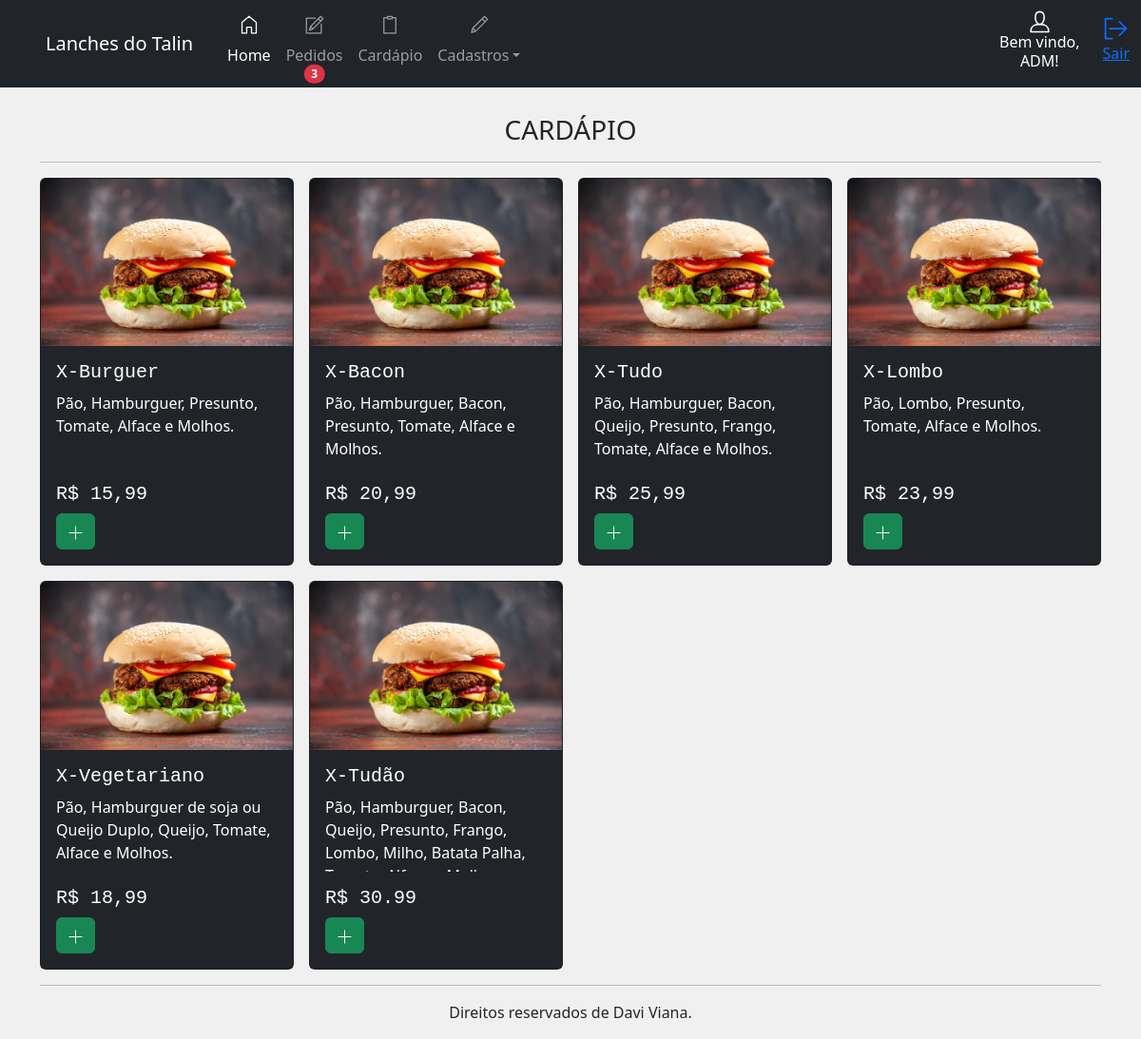
The app's page /painel/cardapio (signed in), older data.
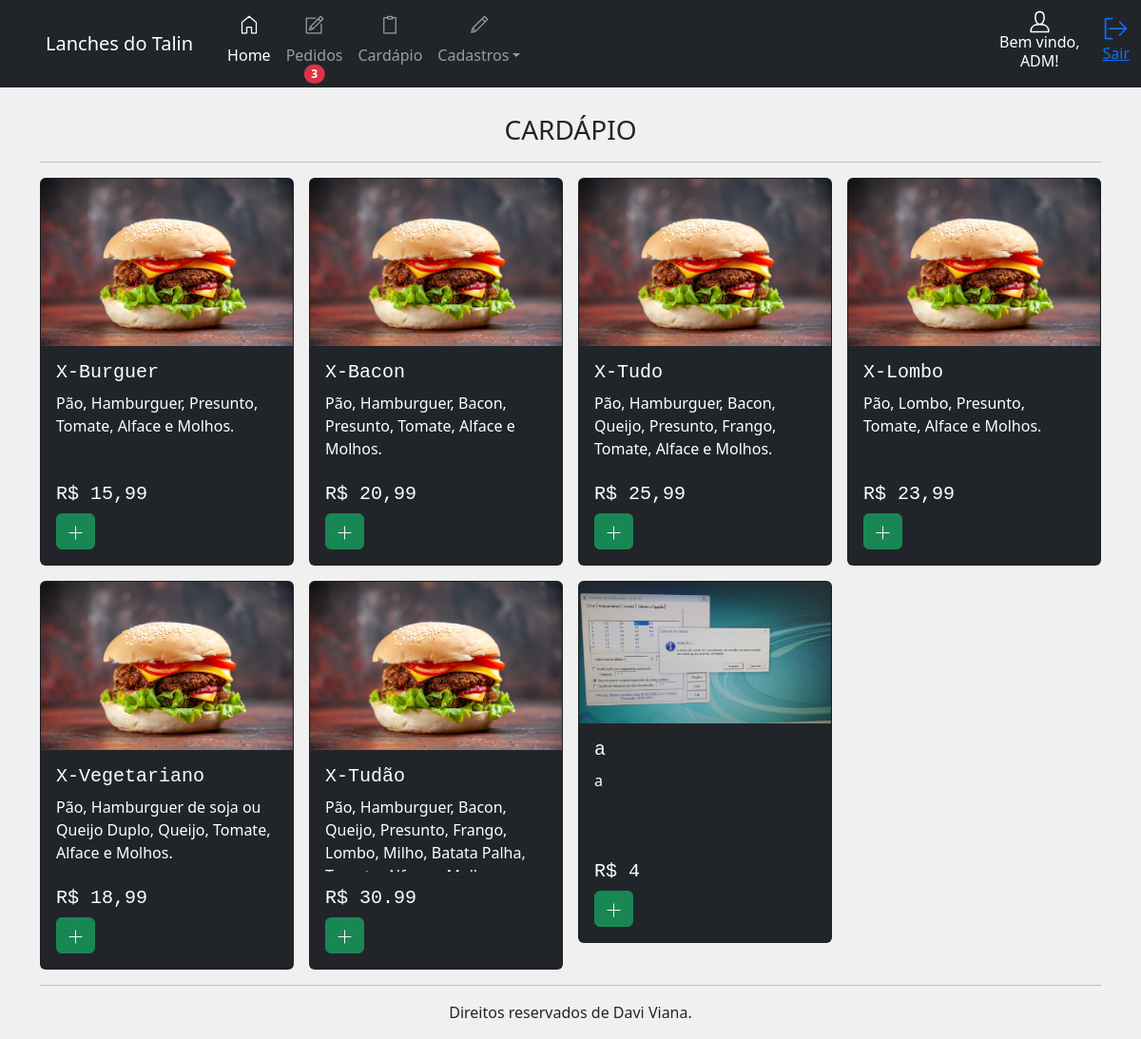
The same page, newer data.
### app/__init__.py (models this page shows, shortened)
class cadempresa(UserMixin, db.Model):
    id = db.Column(db.Integer, primary_key=True, autoincrement=True)
    company_name = db.Column(db.String(100))
    corporate_name = db.Column(db.String(100))
    address = db.Column(db.String(100))
    district = db.Column(db.String(200))
    city = db.Column(db.String(200))
    cep = db.Column(db.String(50))
    email = db.Column(db.String(50))
    tel = db.Column(db.String(50))
    cnpj = db.Column(db.String(50))
    dt_create = db.Column(db.DATETIME)

class users(UserMixin, db.Model):
    id = db.Column(db.Integer, primary_key=True, autoincrement=True)
    user = db.Column(db.String(10))
    name = db.Column(db.String(50))
    email = db.Column(db.String(100))
    password = db.Column(db.String(200))
    dt_create = db.Column(db.DATETIME)
    situation = db.Column(db.String(50))

class produtos(UserMixin, db.Model):
    id = db.Column(db.Integer, primary_key=True, autoincrement=True)
    title = db.Column(db.String(50))
    amount = db.Column(db.String(50))
    description = db.Column(db.String(200))
    picture = db.Column(db.String(200))
    situation = db.Column(db.String(50))

### app/panel.py (the view)
@bp.route('/cardapio', methods=['POST', 'GET'])
@login_required
def cardapio():
    if request.method == 'POST':
        pass
    allProdutos = produtos.query.filter_by(situation='ATIVO').all()
    menu_panel = load_menu()
    return render_template('panel/cardapio.html', menu_panel=menu_panel, allProdutos=allProdutos)

### app/__init__.py (called while the page is built)
@login_manager.user_loader
def get(user):
    return users.query.get(user)

def load_menu():
    empresa = cadempresa.query.filter_by(id=1).first()
    if empresa is None:
        company_name = 'NOME EMPRESA'
    else:
        company_name = empresa.company_name
    username = current_user.name
    badgeOrder = pedidos.query.filter_by(situation='PENDENTE').all()
    return username, company_name, len(badgeOrder)

### app/templates/panel/cardapio.html
{% extends 'panel/home.html' %}
{% block panel %}
<br>
<h3 style="text-align: center;">CARDÁPIO</h3>
<hr>
<div class="row row-cols-1 row-cols-md-4 g-3">
    {% for produto in allProdutos %}
    <div class="col">
        <div class="card text-bg-dark">
            <img src="../static/img/{{ produto.picture }}" class="card-img-top" alt="...">
            <div class="card-body">
                <h5 class="card-title font-monospace">{{ produto.title }}</h5>
                <p class="card-text overflow-auto over" style="height: 80px;">{{ produto.description }}</p>
                <h5 class="font-monospace">R$ {{ produto.amount }}</h5>
                <a href="" class="btn btn-success"><svg id="i-plus" xmlns="http://www.w3.org/2000/svg"
                        viewBox="0 0 32 32" width="15" height="15" fill="none" stroke="currentcolor"
                        stroke-linecap="round" stroke-linejoin="round" stroke-width="2">
                        <path d="M16 2 L16 30 M2 16 L30 16" />
                    </svg></a>
            </div>
        </div>
    </div>
    {% endfor %}
</div>
{% endblock %}

### app/templates/panel/home.html (shortened to what this page needs)
{% extends 'layout.html' %}
{% block content %}
<header>
    <nav class="navbar navbar-expand-lg navbar-dark bg-dark fixed-top">
        <a class="navbar-brand ps-5 text-center">{{ menu_panel[1] }}</a>
        <div class="container">
            <div class="collapse navbar-collapse" id="navbarSupportedContent">
                <ul class="navbar-nav me-auto">
                    <li class="nav-item">
                        <a class="nav-link active " aria-current="page" href="{{url_for('panel.home')}}"><svg
                                id="i-home" xmlns="http://www.w3.org/2000/svg" viewBox="0 0 32 32" width="40"
                                height="20" fill="none" stroke="currentcolor" stroke-linecap="round"
                                stroke-linejoin="round" stroke-width="2"
                                class="position-relative top-0 start-50 translate-middle">
                                <path d="M12 20 L12 30 4 30 4 12 16 2 28 12 28 30 20 30 20 20 Z" />
                            </svg> <br>Home</a>
                    </li>
                    <li class="nav-item">
                        <a class="nav-link position-relative" href="{{url_for('panel.pedidos_')}}">  <br>Pedidos
                            {% if menu_panel[2] > 0 %}
                            <span
                                class="position-absolute top-100 start-50 translate-middle badge rounded-pill bg-danger">
                                {{ menu_panel[2] }}
                            </span>
                            {% endif %}
                        </a>
                    </li>
                    <li class="nav-item">
                        <a class="nav-link" href="{{url_for('panel.cardapio')}}">  <br>Cardápio</a>
                    </li>
                    <li class="nav-item dropdown">
                        <a class="nav-link dropdown-toggle" href="#" id="navbarDropdown" role="button"
                            data-bs-toggle="dropdown" aria-expanded="false">  <br>Cadastros</a>
                    </li>
                </ul>
                <div class="d-flex flex-column align-items-center text-bg-dark me-4">
                    <h6 class="text-center">Bem vindo,<br> {{ menu_panel[0] }}!</h6>
                </div>
                <a href="{{url_for('auth.logout')}}" class="mt-2" role="button" title="Sair"><svg id="i-signout"
                        xmlns="http://www.w3.org/2000/svg" viewBox="0 0 32 32" width="28" height="28" fill="none"
                        stroke="currentcolor" stroke-linecap="round" stroke-linejoin="round" stroke-width="2">
                        <path d="M28 16 L8 16 M20 8 L28 16 20 24 M11 28 L3 28 3 4 11 4" />
                    </svg>
                    <p>Sair</p>
                </a>
            </div>
        </div>
    </nav>
</header>
<main class="container pt-5 mt-5">
    {% block panel %}{% endblock %}
    <hr>
</main>
<footer class="container pb-3" style="text-align: center;">
    Direitos reservados de Davi Viana.
</footer>
{% endblock %}

### app/templates/layout.html (shortened to what this page needs)
<!DOCTYPE html>
<html lang="en">
<head>
    <link href="https://cdn.jsdelivr.net/npm/bootstrap@5.3.0-alpha1/dist/css/bootstrap.min.css" rel="stylesheet"
>
    <link rel="stylesheet" href="{{ url_for('static', filename='/css/style.css') }}">
</head>
<body style="background-color: rgb(240, 240, 240);">
    {% block content %}{% endblock %}
</body>
</html>

### app/static/css/style.css (style rules this page uses)
.text-center { text-align: center; }

Row changes from the older to the newer data that the page shows:
added produtos: picture (picture), title "a", description "a", amount "4"
